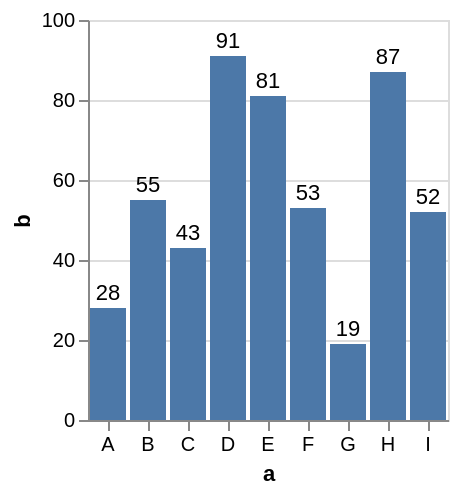

Write the Vega-Lite specification saved for this chart.
### Vega specification from a JSON file in a GitHub repository (floating-point values rounded to 4 significant figures)
{"$schema": "https://vega.github.io/schema/vega/v5.json", "description": "A simple bar chart with labels.", "background": "white", "padding": 5, "height": 200, "style": "cell", "data": [{"name": "source_0", "values": [{"a": "A", "b": 28}, {"a": "B", "b": 55}, {"a": "C", "b": 43}, {"a": "D", "b": 91}, {"a": "E", "b": 81}, {"a": "F", "b": 53}, {"a": "G", "b": 19}, {"a": "H", "b": 87}, {"a": "I", "b": 52}]}, {"name": "data_0", "source": "source_0", "transform": [{"type": "stack", "groupby": ["a"], "field": "b", "sort": {"field": [], "order": []}, "as": ["b_start", "b_end"], "offset": "zero"}, {"type": "filter", "expr": "isValid(datum[\"b\"]) && isFinite(+datum[\"b\"])"}]}], "signals": [{"name": "x_step", "value": 20}, {"name": "width", "update": "bandspace(domain('x').length, 0.1, 0.05) * x_step"}], "marks": [{"name": "marks", "type": "rect", "style": ["bar"], "from": {"data": "data_0"}, "encode": {"update": {"fill": {"value": "#4c78a8"}, "ariaRoleDescription": {"value": "bar"}, "description": {"signal": "\"a: \" + (isValid(datum[\"a\"]) ? datum[\"a\"] : \"\"+datum[\"a\"]) + \"; b: \" + (format(datum[\"b\"], \"\"))"}, "x": {"scale": "x", "field": "a"}, "width": {"scale": "x", "band": 1}, "y": {"scale": "y", "field": "b_end"}, "y2": {"scale": "y", "field": "b_start"}}}}, {"name": "marks_label", "type": "text", "style": ["text"], "from": {"data": "marks"}, "encode": {"update": {"fill": {"value": "black"}, "description": {"signal": "\"b: \" + (format(datum[\"b\"], \"\"))"}, "text": {"signal": "format(datum.datum[\"b\"], \"\")"}}}, "transform": [{"type": "label", "size": {"signal": "[width, height]"}, "anchor": ["top", "top"], "offset": [2, -2]}]}], "scales": [{"name": "x", "type": "band", "domain": {"data": "data_0", "field": "a", "sort": true}, "range": {"step": {"signal": "x_step"}}, "paddingInner": 0.1, "paddingOuter": 0.05}, {"name": "y", "type": "linear", "domain": {"data": "data_0", "fields": ["b_start", "b_end"]}, "range": [{"signal": "height"}, 0], "nice": true, "zero": true}], "axes": [{"scale": "y", "orient": "left", "gridScale": "x", "grid": true, "tickCount": {"signal": "ceil(height/40)"}, "domain": false, "labels": false, "aria": false, "maxExtent": 0, "minExtent": 0, "ticks": false, "zindex": 0}, {"scale": "x", "orient": "bottom", "grid": false, "title": "a", "labelAngle": 0, "labelBaseline": "top", "zindex": 0}, {"scale": "y", "orient": "left", "grid": false, "title": "b", "labelOverlap": true, "tickCount": {"signal": "ceil(height/40)"}, "zindex": 0}]}
